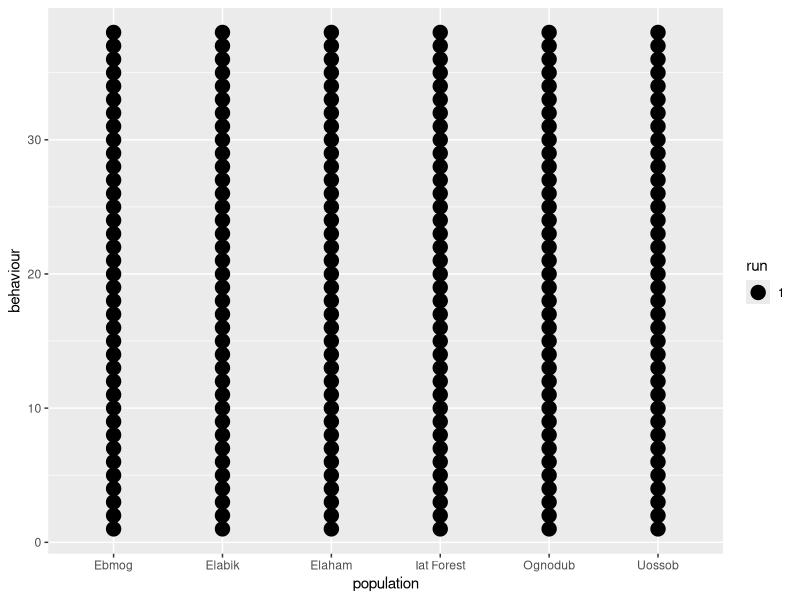

This figure's R source:
library(tidyverse)
library(scales)

set_oranzees_world <- function(alpha_g, alpha_e) {
  list_pop <- c("Uossob", "Iat Forest", "Ebmog", "Elaham", "Elabik", "Ognodub")
  output <- tibble(
    population = rep(list_pop, each = 38),
    behaviour = as.factor(rep(1:38, 6)),
    type = rep(c(rep("social", 16), rep("food-related", 22)), 6),
    category = rep(c(
      rep("play", 4), rep("display", 4), rep("groom", 4), rep("courthsip", 4),
      "A", "A", "A", "A", "B", "B", "B", "B", "C", "C", "C", "D", "D", "D", "E", "E", "F", "F", "G", "H", "I", "J"
    ), 6),
    nutrient = rep(c(rep(NA, 16), "Y", "Y", "Y", "Y", "Z", "Z", "Z", "Z", "Y", "Y", "Y", "Z", "Z", "Z", "Y", "Y", "Z", "Z", "Y", "Z", "Y", "Z"), 6),
    p_g = rep(NA, 38 * 6),
    p_e = rep(NA, 38 * 6)
  )
  
  env_or_x <- c(220, 230, 700, 705, 710, 750)
  env_or_y <- c(660, 610, 450, 430, 510, 550)
  
  # genetic predispositions:
  x_g <- sample(1:1000, 38)
  y_g <- sample(1:1000, 38)
  
  # ecological availability:
  x_e <- sample(1:1000, 38)
  y_e <- sample(1:1000, 38)
  
  for(behav in 1:38){
    output[output$behaviour == behav,]$p_g <- 1 - rescale(sqrt((x_g[behav] - env_or_x)^2 + (y_g[behav] - env_or_y)^2), to = c(1 - alpha_g, alpha_g))
    
    if(behav > 16){
      output[output$behaviour == behav,]$p_e <- 1 - rescale(sqrt((x_e[behav] - env_or_x)^2 + (y_e[behav] - env_or_y)^2), to = c(1 - alpha_e, alpha_e))
    }
  }
  # return the tibble:
  output
}

# example call:
# alpha_g = 0.7
# alpha_e = 0.9
# oranzees_world <- set_oranzees_world(alpha_g, alpha_e)

update_demography <- function(pop) {
  pop[, 39] <- pop[, 39] + 1
  pop[pop[, 39] >= 720, ] <- 0
  old <- which(pop[, 39] > 300)
  dead <- sample(c(TRUE, FALSE), length(old), prob = c(.01, .99), replace = TRUE)
  pop[old[dead], ] <- 0
  pop
}

update_social_behaviours <- function(pop, test_world, sd_peering) {
  N <- dim(pop)[1]
  state <- ((rowSums(pop[, 1:4]) >= 1) + (rowSums(pop[, 5:8]) >= 1) + (rowSums(pop[, 9:12]) >= 1) + (rowSums(pop[, 13:16]) >= 1)) / 4
  p_state <- runif(N) < rnorm(N, mean = 1 - state, sd = 0.05)
  p_peering <- rnorm(16, mean = colSums(pop[, 1:16]), sd = sd_peering)
  p_peering[p_peering < 0] <- 0
  innovation_i <- sample(1:16, N, prob = p_peering, replace = TRUE)
  p_innovate <- runif(N) < test_world$p_g[innovation_i]  * p_state
  for (i in (1:N)[p_innovate]) {
    pop[i, innovation_i[i]] <- 1
  }
  pop
}  

update_food_behaviours <- function(pop, test_world, sd_peering) {
  N <- dim(pop)[1]
  nut_y <- (rowSums(pop[, 17:20])>=1) + (rowSums(pop[, 25:27])>=1) + (rowSums(pop[, 31:32])>=1) + pop[, 35] + pop[, 37]
  nut_z <- (rowSums(pop[, 21:24])>=1) + (rowSums(pop[, 28:30])>=1) + (rowSums(pop[, 33:34])>=1) + pop[, 36] + pop[, 38]
  state <- (nut_y + nut_z - abs(nut_y - nut_z)) / 10 
  p_state <- runif(N) < rnorm(N, mean = 1 - state, sd = 0.05)
  p_peering <- rnorm(22, mean = colSums(pop[, 17:38]), sd = sd_peering)
  p_peering[p_peering < 0] <- 0
  innovation_i <- sample(17:38, N, prob = p_peering, replace = TRUE)
  p_innovate <- runif(N) < test_world$p_g[innovation_i] * test_world$p_e[innovation_i] * p_state
  for (i in (1:N)[p_innovate]) {
    pop[i, innovation_i[i]] <- 1
  }
  pop
}

run_oranzees <- function(t_max, alpha_g, alpha_e, sd_peering, init_world, n_run) {
  
  N <- c(50, 100, 150, 50, 100, 150)
  
  oranzees_world <- set_oranzees_world(alpha_g, alpha_e)
  
  output <- tibble(run = rep(1:n_run, each= 38 * 6),
                    population = rep(oranzees_world$population, n_run),
                   behaviour = rep(1:38, 6 * n_run),
                    code = rep("NA", 38 * 6 * n_run))
  
  for(run in 1:n_run){
    
    if (init_world) {
      oranzees_world <- set_oranzees_world(alpha_g, alpha_e)
    }
    
    for(current_population in 1:6){ 
      pop <- matrix(c(rep(0, 38 * N[current_population]), 
                      sample(1:300, N[current_population], replace = TRUE)), 
                    nrow = N[current_population], byrow = FALSE)
      current_world <- oranzees_world %>%
        filter(population == unique(oranzees_world$population)[current_population])
      # start simulation here:
      for (t in 1:t_max) {
        pop <- update_demography(pop)
        pop <- update_social_behaviours(pop, current_world, sd_peering)
        pop <- update_food_behaviours(pop, current_world, sd_peering)
      }
      
      # calculate output:
    
      # age classes:
      adults = pop[,39]/12 > 16
      subadults = pop[,39]/12 > 8 & pop[,39]/12 <= 16
      juveniles = pop[,39]/12 <= 8
    
      # customary:
      customary_adults <- colSums(pop[adults,1:38])>(sum(adults)/2)
      customary_subadults <- colSums(pop[subadults,1:38])>(sum(subadults)/2)
      customary_juveniles <- colSums(pop[juveniles,1:38])>(sum(juveniles)/2)
      customary <- customary_adults | customary_subadults | customary_juveniles
      output[output$population==current_world$population & output$run == run & customary==TRUE,4] <- "customary"
    
      # habitual:
      habitual <- colSums(pop[,1:38])>=2 & !customary
      output[output$population==current_world$population & output$run == run & habitual==TRUE,4] <- "habitual"
      
      # present:
      present <- colSums(pop[,1:38])==1
      output[output$population==current_world$population & output$run == run & present==TRUE,4] <- "present"
      
      # absent or ecological explanation:
      all_absent <- !(customary | habitual | present)
      absent <- all_absent & (current_world$type == "social" | current_world$p_e > 0)
      output[output$population==current_world$population & output$run == run & absent==TRUE,4] <- "absent"
      ecological_explanation <- all_absent & (current_world$type == "food-related" & current_world$p_e == 0)
      output[output$population==current_world$population & output$run == run & ecological_explanation==TRUE,4] <- "ecological explanation"
    }
  }
  output
}



## sandbox:::
my_output <- run_oranzees(6000,1,1,1,1,1)

ggplot( data = my_output, aes(x=population, y=behaviour, size=run)) +
  geom_point()

